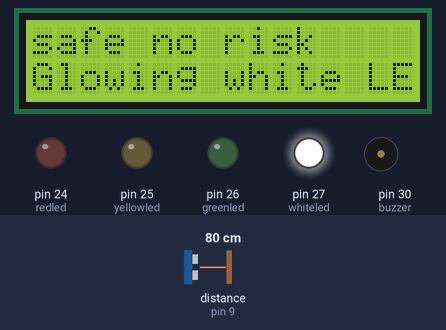
Bench run of a sketch on a simulated Arduino Mega 2560, built with avr-gcc and run on an emulated ATmega2560. On the bench: 16×2 character LCD, output pins drawn as LEDs (lit = HIGH), buzzer (waves = sounding, pin HIGH). Wiring (inferred from the names in the program): ultrasonic range finder: trigger pin 8; echo pin 9. The test bench sets the inputs (shaded band); at power-on: distance to the obstacle (sensor on pin 9) 80 cm. The echo pulse lasts 58.3 µs per cm; pins used as bus, display or sensor lines are not drawn; what the sketch prints to the serial monitor is not drawn.

Above: at 6.7 s.
6.8 s: distance to the obstacle (sensor on pin 9) set to 56 cm
8.3 s: distance to the obstacle (sensor on pin 9) set to 48 cm
At 9.0 s:
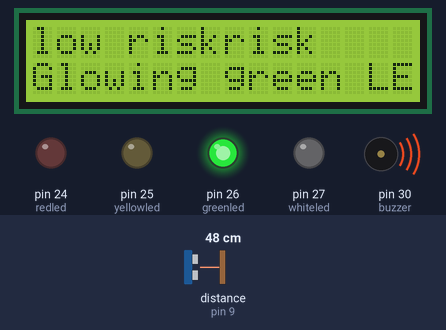
10.1 s: distance to the obstacle (sensor on pin 9) set to 2 cm
At 10.9 s:
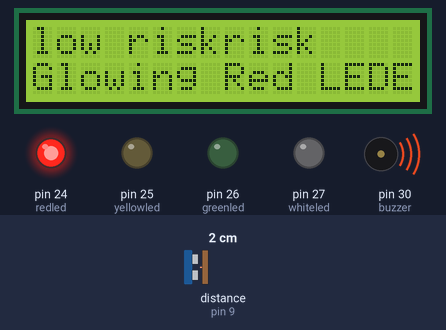
11.6 s: distance to the obstacle (sensor on pin 9) set to 35 cm
At 12.9 s:
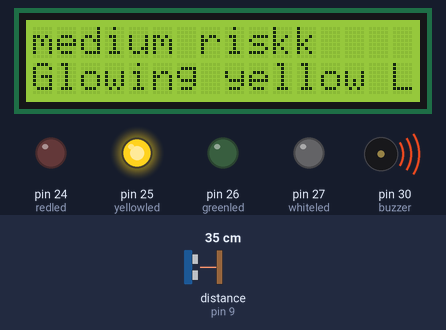
13.6 s: distance to the obstacle (sensor on pin 9) set to 4 cm
At 15.6 s:
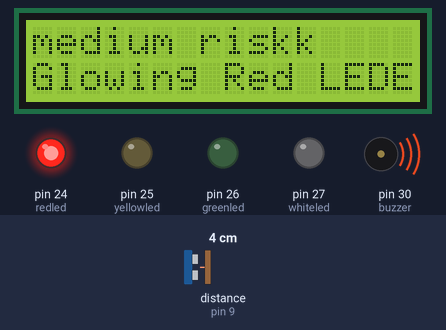
16.1 s: distance to the obstacle (sensor on pin 9) set to 38 cm
At 17.6 s:
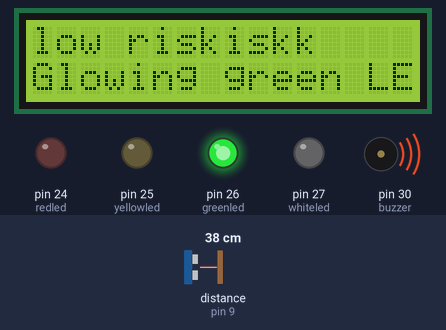
Timing chart, 0 to 19.1 s (numbered marks = the images above; inputs shaded):
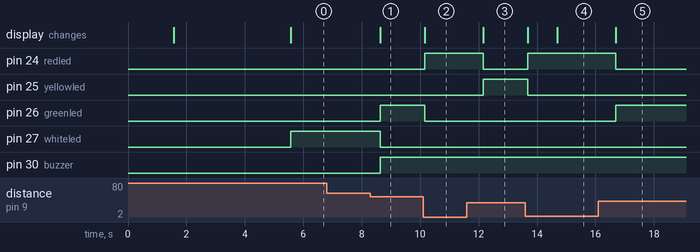

Measured:
- the behaviour switches between 52 and 51 cm on distance to the obstacle (sensor on pin 9) (found by bisection; images 0 and 1)
- after the input at 6.8 s, every drawn part: stays the same
- after the input at 8.3 s, pin 26 (greenled), pin 30 (buzzer): LOW → HIGH after 0.33 s; pin 27 (whiteled): HIGH → LOW after 0.33 s; the display: changes after 0.33 s (image 1)
- after the input at 10.1 s, pin 24 (redled): LOW → HIGH after 0.05 s; pin 26 (greenled): HIGH → LOW after 0.05 s; the display: changes after 0.05 s (image 2)
- after the input at 11.6 s, pin 24 (redled): HIGH → LOW after 0.56 s; pin 25 (yellowled): LOW → HIGH after 0.56 s; the display: changes after 0.56 s (image 3)
- after the input at 13.6 s, pin 24 (redled): LOW → HIGH after 0.08 s; pin 25 (yellowled): HIGH → LOW after 0.08 s; the display: first changes after 0.08 s (image 4 shows a later state)
- after the input at 16.1 s, pin 24 (redled): HIGH → LOW after 0.60 s; pin 26 (greenled): LOW → HIGH after 0.60 s; the display: changes after 0.60 s (image 5)

The sketch:

Car_Parking_Assistant.ino
```cpp
#include <LiquidCrystal.h>
int trig = 8;
int echo = 9;
int redled = 24;
int yellowled = 25;
int greenled = 26;
int whiteled = 27;
long duration;
int distance;
int buzzer = 30;
const int rs=12, en=11, d4=5, d5=4, d6=3, d7=2;
LiquidCrystal lcd(rs, en, d4, d5, d6, d7);
void setup() {
  pinMode(buzzer, OUTPUT);
  pinMode(echo, INPUT);
  pinMode(trig, OUTPUT);
  pinMode(redled, OUTPUT);
  pinMode(yellowled, OUTPUT);
  pinMode(greenled, OUTPUT);
  pinMode(whiteled, OUTPUT);
  Serial.begin(9600);
  lcd.begin(16, 2);
  lcd.print("Starting System");
  delay(1500);
  lcd.clear();
  lcd.print("System On");
  delay(4000);
}
void loop() {
  digitalWrite(trig, LOW);
  delayMicroseconds(5);
  digitalWrite(trig, HIGH);
  delayMicroseconds(10);
  digitalWrite(trig, LOW);
  duration = pulseIn(echo, HIGH);
  distance = duration * 0.034/2;
  Serial.println("Distance = ");
  Serial.println(distance);
  if(distance <= 25) {
    lcd.print("Extreme Risk");
    lcd.setCursor(0, 1);
    Serial.println("Extreme Risk");
    lcd.print("Glowing Red LED");
    Serial.println("Glowing Red LED");
    digitalWrite(redled, HIGH);
    digitalWrite(yellowled, LOW);
    digitalWrite(greenled, LOW);
    digitalWrite(whiteled, LOW);
    digitalWrite(buzzer, HIGH);
    delay(1000);
  }
  else if(distance > 26 && distance <= 35){
    lcd.setCursor(0,0);
    lcd.print("medium risk");
    Serial.println("medium risk");
    lcd.setCursor(0,1);
    lcd.print("Glowing yellow LED");
    Serial.println("Glowing yellow LED");
    digitalWrite(redled, LOW);
    digitalWrite(yellowled, HIGH);
    digitalWrite(greenled, LOW);
    digitalWrite(whiteled, LOW);
    digitalWrite(buzzer, HIGH);
    delay(500);
  }
  else if(distance > 36 && distance <= 50){
    lcd.setCursor(0,0);
    lcd.print("low risk");
    Serial.println("low risk");
    lcd.setCursor(0,1);
    lcd.print("Glowing green LED");
    Serial.println("Glowing green LED");
    digitalWrite(redled, LOW);
    digitalWrite(yellowled, LOW);
    digitalWrite(greenled, HIGH);
    digitalWrite(whiteled, LOW);
    digitalWrite(buzzer, HIGH);
    delay(500);
  }
   else {
    lcd.setCursor(0,0);
    lcd.print("safe no risk");
    Serial.println("safe no risk");
    lcd.setCursor(0,1);
    lcd.print("Glowing white LED");
    Serial.println("Glowing white LED");
    digitalWrite(redled, LOW);
    digitalWrite(yellowled, LOW);
    digitalWrite(greenled, LOW);
    digitalWrite(whiteled, HIGH);
    digitalWrite(buzzer, LOW);
    delay(500);
  }
}
```
